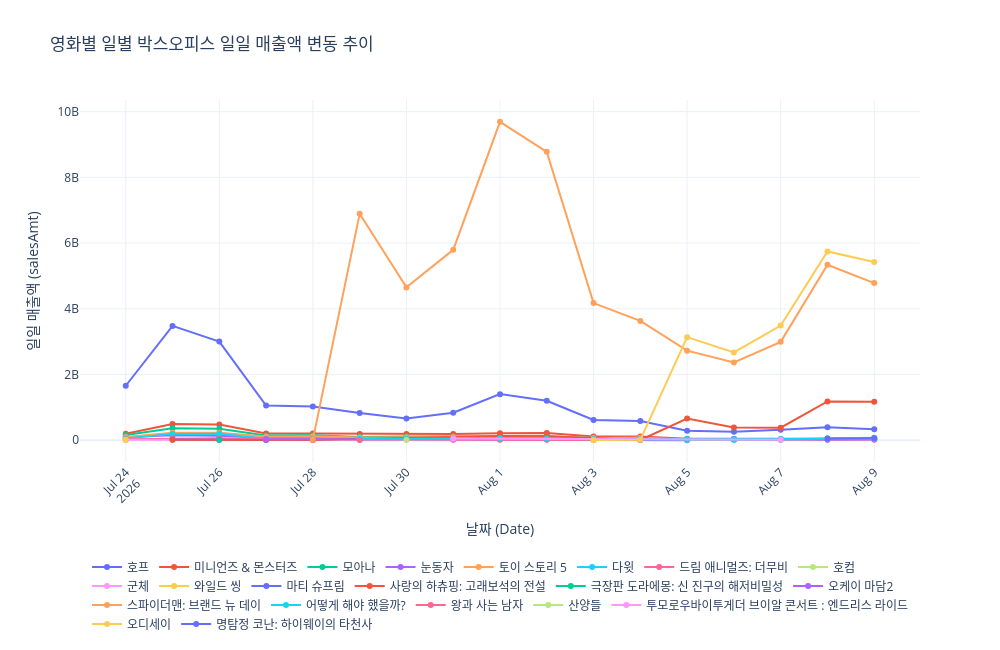

The cell this chart's notebook holds for it:
### Markdown cell above
## 기간에 따른 일일 매출액 변화

### Code cell
draw_lineChart(movie_df, 'salesAmt', '영화별 일별 박스오피스 일일 매출액 변동 추이', '일일 매출액')

### Figure 1 — Plotly figure (JSON) as saved in the notebook; plotly's stock layout.template omitted (floating-point values rounded to 4 significant figures)
{"data": [{"customdata": [["호프"], ["호프"], ["호프"], ["호프"], ["호프"], ["호프"], ["호프"], ["호프"], ["호프"], ["호프"], ["호프"], ["호프"], ["호프"], ["호프"], ["호프"], ["호프"], ["호프"]], "hovertemplate": "movieNm=%{customdata[0]}<br>b_date=%{x}<br>salesAmt=%{y}<extra></extra>", "legendgroup": "호프", "line": {"color": "#636efa", "dash": "solid"}, "marker": {"symbol": "circle"}, "mode": "lines+markers", "name": "호프", "orientation": "v", "showlegend": true, "type": "scatter", "x": ["2026-07-24", "2026-07-25", "2026-07-26", "2026-07-27", "2026-07-28", "2026-07-29", "2026-07-30", "2026-07-31", "2026-08-01", "2026-08-02", "2026-08-03", "2026-08-04", "2026-08-05", "2026-08-06", "2026-08-07", "2026-08-08", "2026-08-09"], "xaxis": "x", "y": [1658248600, 3478832330, 3001077110, 1057559480, 1023927630, 831962150, 664607620, 835668800, 1403300900, 1200387570, 618271300, 582039140, 290978170, 261930550, 322792460, 398850800, 336429370], "yaxis": "y"}, {"customdata": [["미니언즈 & 몬스터즈"], ["미니언즈 & 몬스터즈"], ["미니언즈 & 몬스터즈"], ["미니언즈 & 몬스터즈"], ["미니언즈 & 몬스터즈"], ["미니언즈 & 몬스터즈"], ["미니언즈 & 몬스터즈"], ["미니언즈 & 몬스터즈"], ["미니언즈 & 몬스터즈"], ["미니언즈 & 몬스터즈"], ["미니언즈 & 몬스터즈"], ["미니언즈 & 몬스터즈"], ["미니언즈 & 몬스터즈"], ["미니언즈 & 몬스터즈"], ["미니언즈 & 몬스터즈"], ["미니언즈 & 몬스터즈"], ["미니언즈 & 몬스터즈"]], "hovertemplate": "movieNm=%{customdata[0]}<br>b_date=%{x}<br>salesAmt=%{y}<extra></extra>", "legendgroup": "미니언즈 & 몬스터즈", "line": {"color": "#EF553B", "dash": "solid"}, "marker": {"symbol": "circle"}, "mode": "lines+markers", "name": "미니언즈 & 몬스터즈", "orientation": "v", "showlegend": true, "type": "scatter", "x": ["2026-07-24", "2026-07-25", "2026-07-26", "2026-07-27", "2026-07-28", "2026-07-29", "2026-07-30", "2026-07-31", "2026-08-01", "2026-08-02", "2026-08-03", "2026-08-04", "2026-08-05", "2026-08-06", "2026-08-07", "2026-08-08", "2026-08-09"], "xaxis": "x", "y": [196090780, 491546840, 477803500, 202780900, 204457520, 192344300, 187815260, 190221930, 211440510, 218413190, 113041800, 110418150, 46022250, 38688200, 40067750, 45845200, 45058680], "yaxis": "y"}, {"customdata": [["모아나"], ["모아나"], ["모아나"], ["모아나"], ["모아나"], ["모아나"], ["모아나"], ["모아나"], ["모아나"], ["모아나"], ["모아나"], ["모아나"], ["모아나"], ["모아나"], ["모아나"]], "hovertemplate": "movieNm=%{customdata[0]}<br>b_date=%{x}<br>salesAmt=%{y}<extra></extra>", "legendgroup": "모아나", "line": {"color": "#00cc96", "dash": "solid"}, "marker": {"symbol": "circle"}, "mode": "lines+markers", "name": "모아나", "orientation": "v", "showlegend": true, "type": "scatter", "x": ["2026-07-24", "2026-07-25", "2026-07-26", "2026-07-27", "2026-07-28", "2026-07-29", "2026-07-30", "2026-07-31", "2026-08-01", "2026-08-02", "2026-08-03", "2026-08-04", "2026-08-05", "2026-08-06", "2026-08-07"], "xaxis": "x", "y": [160572600, 364078680, 346767280, 145849290, 148370140, 100993520, 110943350, 112605600, 124133850, 124099400, 65168340, 63551500, 19959260, 13807550, 15308450], "yaxis": "y"}, {"customdata": [["눈동자"], ["눈동자"], ["눈동자"], ["눈동자"], ["눈동자"], ["눈동자"], ["눈동자"], ["눈동자"], ["눈동자"], ["눈동자"], ["눈동자"], ["눈동자"], ["눈동자"]], "hovertemplate": "movieNm=%{customdata[0]}<br>b_date=%{x}<br>salesAmt=%{y}<extra></extra>", "legendgroup": "눈동자", "line": {"color": "#ab63fa", "dash": "solid"}, "marker": {"symbol": "circle"}, "mode": "lines+markers", "name": "눈동자", "orientation": "v", "showlegend": true, "type": "scatter", "x": ["2026-07-24", "2026-07-25", "2026-07-26", "2026-07-27", "2026-07-28", "2026-07-29", "2026-07-30", "2026-07-31", "2026-08-01", "2026-08-02", "2026-08-03", "2026-08-04", "2026-08-05"], "xaxis": "x", "y": [102241700, 154391050, 138652370, 68698000, 67535250, 24170260, 26757600, 25475350, 28515200, 25051300, 15303850, 13952100, 2919650], "yaxis": "y"}, {"customdata": [["토이 스토리 5"], ["토이 스토리 5"], ["토이 스토리 5"], ["토이 스토리 5"], ["토이 스토리 5"], ["토이 스토리 5"], ["토이 스토리 5"], ["토이 스토리 5"], ["토이 스토리 5"], ["토이 스토리 5"], ["토이 스토리 5"], ["토이 스토리 5"], ["토이 스토리 5"], ["토이 스토리 5"], ["토이 스토리 5"], ["토이 스토리 5"], ["토이 스토리 5"]], "hovertemplate": "movieNm=%{customdata[0]}<br>b_date=%{x}<br>salesAmt=%{y}<extra></extra>", "legendgroup": "토이 스토리 5", "line": {"color": "#FFA15A", "dash": "solid"}, "marker": {"symbol": "circle"}, "mode": "lines+markers", "name": "토이 스토리 5", "orientation": "v", "showlegend": true, "type": "scatter", "x": ["2026-07-24", "2026-07-25", "2026-07-26", "2026-07-27", "2026-07-28", "2026-07-29", "2026-07-30", "2026-07-31", "2026-08-01", "2026-08-02", "2026-08-03", "2026-08-04", "2026-08-05", "2026-08-06", "2026-08-07", "2026-08-08", "2026-08-09"], "xaxis": "x", "y": [97058920, 227164930, 229075600, 112255100, 119485840, 84644220, 94315820, 102040720, 100129740, 115375580, 71227390, 73375740, 25988750, 24128200, 23252890, 20233640, 18777850], "yaxis": "y"}, {"customdata": [["다윗"], ["다윗"], ["다윗"], ["다윗"], ["다윗"], ["다윗"], ["다윗"], ["다윗"], ["다윗"], ["다윗"], ["다윗"], ["다윗"], ["다윗"], ["다윗"], ["다윗"], ["다윗"], ["다윗"]], "hovertemplate": "movieNm=%{customdata[0]}<br>b_date=%{x}<br>salesAmt=%{y}<extra></extra>", "legendgroup": "다윗", "line": {"color": "#19d3f3", "dash": "solid"}, "marker": {"symbol": "circle"}, "mode": "lines+markers", "name": "다윗", "orientation": "v", "showlegend": true, "type": "scatter", "x": ["2026-07-24", "2026-07-25", "2026-07-26", "2026-07-27", "2026-07-28", "2026-07-29", "2026-07-30", "2026-07-31", "2026-08-01", "2026-08-02", "2026-08-03", "2026-08-04", "2026-08-05", "2026-08-06", "2026-08-07", "2026-08-08", "2026-08-09"], "xaxis": "x", "y": [50414700, 193831670, 200143340, 47140850, 49701550, 33863540, 36130800, 59424000, 85172890, 94622950, 29609230, 28581200, 12720600, 14737500, 25396950, 54195890, 78284050], "yaxis": "y"}, {"customdata": [["드림 애니멀즈: 더무비"], ["드림 애니멀즈: 더무비"], ["드림 애니멀즈: 더무비"], ["드림 애니멀즈: 더무비"], ["드림 애니멀즈: 더무비"], ["드림 애니멀즈: 더무비"], ["드림 애니멀즈: 더무비"], ["드림 애니멀즈: 더무비"], ["드림 애니멀즈: 더무비"], ["드림 애니멀즈: 더무비"], ["드림 애니멀즈: 더무비"]], "hovertemplate": "movieNm=%{customdata[0]}<br>b_date=%{x}<br>salesAmt=%{y}<extra></extra>", "legendgroup": "드림 애니멀즈: 더무비", "line": {"color": "#FF6692", "dash": "solid"}, "marker": {"symbol": "circle"}, "mode": "lines+markers", "name": "드림 애니멀즈: 더무비", "orientation": "v", "showlegend": true, "type": "scatter", "x": ["2026-07-24", "2026-07-25", "2026-07-26", "2026-07-27", "2026-07-28", "2026-07-29", "2026-07-30", "2026-07-31", "2026-08-01", "2026-08-02", "2026-08-03"], "xaxis": "x", "y": [27319050, 51606640, 57326820, 33524130, 28063810, 22357400, 29428220, 17893270, 12517310, 12786500, 7537100], "yaxis": "y"}, {"customdata": [["호컴"]], "hovertemplate": "movieNm=%{customdata[0]}<br>b_date=%{x}<br>salesAmt=%{y}<extra></extra>", "legendgroup": "호컴", "line": {"color": "#B6E880", "dash": "solid"}, "marker": {"symbol": "circle"}, "mode": "lines+markers", "name": "호컴", "orientation": "v", "showlegend": true, "type": "scatter", "x": ["2026-07-24"], "xaxis": "x", "y": [14102200], "yaxis": "y"}, {"customdata": [["군체"], ["군체"], ["군체"], ["군체"], ["군체"]], "hovertemplate": "movieNm=%{customdata[0]}<br>b_date=%{x}<br>salesAmt=%{y}<extra></extra>", "legendgroup": "군체", "line": {"color": "#FF97FF", "dash": "solid"}, "marker": {"symbol": "circle"}, "mode": "lines+markers", "name": "군체", "orientation": "v", "showlegend": true, "type": "scatter", "x": ["2026-07-24", "2026-07-25", "2026-07-26", "2026-07-27", "2026-07-28"], "xaxis": "x", "y": [13232820, 15958770, 11759500, 8301600, 9713100], "yaxis": "y"}, {"customdata": [["와일드 씽"]], "hovertemplate": "movieNm=%{customdata[0]}<br>b_date=%{x}<br>salesAmt=%{y}<extra></extra>", "legendgroup": "와일드 씽", "line": {"color": "#FECB52", "dash": "solid"}, "marker": {"symbol": "circle"}, "mode": "lines+markers", "name": "와일드 씽", "orientation": "v", "showlegend": true, "type": "scatter", "x": ["2026-07-24"], "xaxis": "x", "y": [8107200], "yaxis": "y"}, {"customdata": [["마티 슈프림"], ["마티 슈프림"], ["마티 슈프림"]], "hovertemplate": "movieNm=%{customdata[0]}<br>b_date=%{x}<br>salesAmt=%{y}<extra></extra>", "legendgroup": "마티 슈프림", "line": {"color": "#636efa", "dash": "solid"}, "marker": {"symbol": "circle"}, "mode": "lines+markers", "name": "마티 슈프림", "orientation": "v", "showlegend": true, "type": "scatter", "x": ["2026-07-25", "2026-07-26", "2026-07-27"], "xaxis": "x", "y": [20402700, 24763550, 7342100], "yaxis": "y"}, {"customdata": [["사랑의 하츄핑: 고래보석의 전설"], ["사랑의 하츄핑: 고래보석의 전설"], ["사랑의 하츄핑: 고래보석의 전설"], ["사랑의 하츄핑: 고래보석의 전설"], ["사랑의 하츄핑: 고래보석의 전설"], ["사랑의 하츄핑: 고래보석의 전설"], ["사랑의 하츄핑: 고래보석의 전설"], ["사랑의 하츄핑: 고래보석의 전설"], ["사랑의 하츄핑: 고래보석의 전설"], ["사랑의 하츄핑: 고래보석의 전설"]], "hovertemplate": "movieNm=%{customdata[0]}<br>b_date=%{x}<br>salesAmt=%{y}<extra></extra>", "legendgroup": "사랑의 하츄핑: 고래보석의 전설", "line": {"color": "#EF553B", "dash": "solid"}, "marker": {"symbol": "circle"}, "mode": "lines+markers", "name": "사랑의 하츄핑: 고래보석의 전설", "orientation": "v", "showlegend": true, "type": "scatter", "x": ["2026-07-25", "2026-07-28", "2026-08-01", "2026-08-02", "2026-08-04", "2026-08-05", "2026-08-06", "2026-08-07", "2026-08-08", "2026-08-09"], "xaxis": "x", "y": [17138000, 8649000, 127985600, 125351720, 10966800, 659585480, 386347380, 383969450, 1181961040, 1172014190], "yaxis": "y"}, {"customdata": [["극장판 도라에몽: 신 진구의 해저비밀성"]], "hovertemplate": "movieNm=%{customdata[0]}<br>b_date=%{x}<br>salesAmt=%{y}<extra></extra>", "legendgroup": "극장판 도라에몽: 신 진구의 해저비밀성", "line": {"color": "#00cc96", "dash": "solid"}, "marker": {"symbol": "circle"}, "mode": "lines+markers", "name": "극장판 도라에몽: 신 진구의 해저비밀성", "orientation": "v", "showlegend": true, "type": "scatter", "x": ["2026-07-26"], "xaxis": "x", "y": [9367150], "yaxis": "y"}, {"customdata": [["오케이 마담2"], ["오케이 마담2"], ["오케이 마담2"], ["오케이 마담2"]], "hovertemplate": "movieNm=%{customdata[0]}<br>b_date=%{x}<br>salesAmt=%{y}<extra></extra>", "legendgroup": "오케이 마담2", "line": {"color": "#ab63fa", "dash": "solid"}, "marker": {"symbol": "circle"}, "mode": "lines+markers", "name": "오케이 마담2", "orientation": "v", "showlegend": true, "type": "scatter", "x": ["2026-07-27", "2026-08-06", "2026-08-08", "2026-08-09"], "xaxis": "x", "y": [26952000, 40203000, 18623700, 25903900], "yaxis": "y"}, {"customdata": [["스파이더맨: 브랜드 뉴 데이"], ["스파이더맨: 브랜드 뉴 데이"], ["스파이더맨: 브랜드 뉴 데이"], ["스파이더맨: 브랜드 뉴 데이"], ["스파이더맨: 브랜드 뉴 데이"], ["스파이더맨: 브랜드 뉴 데이"], ["스파이더맨: 브랜드 뉴 데이"], ["스파이더맨: 브랜드 뉴 데이"], ["스파이더맨: 브랜드 뉴 데이"], ["스파이더맨: 브랜드 뉴 데이"], ["스파이더맨: 브랜드 뉴 데이"], ["스파이더맨: 브랜드 뉴 데이"], ["스파이더맨: 브랜드 뉴 데이"]], "hovertemplate": "movieNm=%{customdata[0]}<br>b_date=%{x}<br>salesAmt=%{y}<extra></extra>", "legendgroup": "스파이더맨: 브랜드 뉴 데이", "line": {"color": "#FFA15A", "dash": "solid"}, "marker": {"symbol": "circle"}, "mode": "lines+markers", "name": "스파이더맨: 브랜드 뉴 데이", "orientation": "v", "showlegend": true, "type": "scatter", "x": ["2026-07-28", "2026-07-29", "2026-07-30", "2026-07-31", "2026-08-01", "2026-08-02", "2026-08-03", "2026-08-04", "2026-08-05", "2026-08-06", "2026-08-07", "2026-08-08", "2026-08-09"], "xaxis": "x", "y": [17586000, 6889595590, 4651596300, 5793484750, 9688580510, 8775402900, 4174462150, 3631265270, 2725406730, 2367870110, 2994369040, 5340434920, 4782665520], "yaxis": "y"}, {"customdata": [["어떻게 해야 했을까?"], ["어떻게 해야 했을까?"], ["어떻게 해야 했을까?"], ["어떻게 해야 했을까?"], ["어떻게 해야 했을까?"], ["어떻게 해야 했을까?"], ["어떻게 해야 했을까?"], ["어떻게 해야 했을까?"], ["어떻게 해야 했을까?"], ["어떻게 해야 했을까?"], ["어떻게 해야 했을까?"], ["어떻게 해야 했을까?"]], "hovertemplate": "movieNm=%{customdata[0]}<br>b_date=%{x}<br>salesAmt=%{y}<extra></extra>", "legendgroup": "어떻게 해야 했을까?", "line": {"color": "#19d3f3", "dash": "solid"}, "marker": {"symbol": "circle"}, "mode": "lines+markers", "name": "어떻게 해야 했을까?", "orientation": "v", "showlegend": true, "type": "scatter", "x": ["2026-07-29", "2026-07-30", "2026-07-31", "2026-08-01", "2026-08-02", "2026-08-03", "2026-08-04", "2026-08-05", "2026-08-06", "2026-08-07", "2026-08-08", "2026-08-09"], "xaxis": "x", "y": [35015300, 39247920, 45668700, 64192100, 56577800, 31604660, 29506850, 39024770, 33483050, 36250000, 46435150, 40423200], "yaxis": "y"}, {"customdata": [["왕과 사는 남자"]], "hovertemplate": "movieNm=%{customdata[0]}<br>b_date=%{x}<br>salesAmt=%{y}<extra></extra>", "legendgroup": "왕과 사는 남자", "line": {"color": "#FF6692", "dash": "solid"}, "marker": {"symbol": "circle"}, "mode": "lines+markers", "name": "왕과 사는 남자", "orientation": "v", "showlegend": true, "type": "scatter", "x": ["2026-07-29"], "xaxis": "x", "y": [6874000], "yaxis": "y"}, {"customdata": [["산양들"]], "hovertemplate": "movieNm=%{customdata[0]}<br>b_date=%{x}<br>salesAmt=%{y}<extra></extra>", "legendgroup": "산양들", "line": {"color": "#B6E880", "dash": "solid"}, "marker": {"symbol": "circle"}, "mode": "lines+markers", "name": "산양들", "orientation": "v", "showlegend": true, "type": "scatter", "x": ["2026-07-30"], "xaxis": "x", "y": [9096050], "yaxis": "y"}, {"customdata": [["투모로우바이투게더 브이알 콘서트 : 엔드리스 라이드"], ["투모로우바이투게더 브이알 콘서트 : 엔드리스 라이드"]], "hovertemplate": "movieNm=%{customdata[0]}<br>b_date=%{x}<br>salesAmt=%{y}<extra></extra>", "legendgroup": "투모로우바이투게더 브이알 콘서트 : 엔드리스 라이드", "line": {"color": "#FF97FF", "dash": "solid"}, "marker": {"symbol": "circle"}, "mode": "lines+markers", "name": "투모로우바이투게더 브이알 콘서트 : 엔드리스 라이드", "orientation": "v", "showlegend": true, "type": "scatter", "x": ["2026-07-31", "2026-08-07"], "xaxis": "x", "y": [52001000, 16091000], "yaxis": "y"}, {"customdata": [["오디세이"], ["오디세이"], ["오디세이"], ["오디세이"], ["오디세이"], ["오디세이"], ["오디세이"]], "hovertemplate": "movieNm=%{customdata[0]}<br>b_date=%{x}<br>salesAmt=%{y}<extra></extra>", "legendgroup": "오디세이", "line": {"color": "#FECB52", "dash": "solid"}, "marker": {"symbol": "circle"}, "mode": "lines+markers", "name": "오디세이", "orientation": "v", "showlegend": true, "type": "scatter", "x": ["2026-08-03", "2026-08-04", "2026-08-05", "2026-08-06", "2026-08-07", "2026-08-08", "2026-08-09"], "xaxis": "x", "y": [6102000, 12681000, 3136594240, 2672173870, 3489234370, 5745219690, 5421387160], "yaxis": "y"}, {"customdata": [["명탐정 코난: 하이웨이의 타천사"], ["명탐정 코난: 하이웨이의 타천사"]], "hovertemplate": "movieNm=%{customdata[0]}<br>b_date=%{x}<br>salesAmt=%{y}<extra></extra>", "legendgroup": "명탐정 코난: 하이웨이의 타천사", "line": {"color": "#636efa", "dash": "solid"}, "marker": {"symbol": "circle"}, "mode": "lines+markers", "name": "명탐정 코난: 하이웨이의 타천사", "orientation": "v", "showlegend": true, "type": "scatter", "x": ["2026-08-08", "2026-08-09"], "xaxis": "x", "y": [55751450, 57231270], "yaxis": "y"}], "layout": {"height": 650, "hovermode": "x unified", "legend": {"orientation": "h", "title": {"text": ""}, "tracegroupgap": 0, "x": 0.5, "xanchor": "center", "y": -0.25, "yanchor": "top"}, "margin": {"b": 150}, "title": {"text": "영화별 일별 박스오피스 일일 매출액 변동 추이"}, "width": 1000, "xaxis": {"anchor": "y", "domain": [0, 1], "tickangle": -45, "title": {"text": "날짜 (Date)"}}, "yaxis": {"anchor": "x", "autorange": true, "domain": [0, 1], "title": {"text": "일일 매출액 (salesAmt)"}}}}
